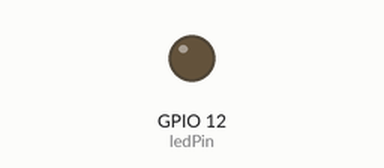
Simulated run of this sketch. Board: ESP32. Shown: output pins drawn as LEDs (lit = HIGH).

Above: at 0.15 s.
At 39.84 s:
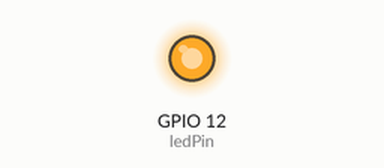
Timing chart, 0 to 40.0 s (numbered marks = the images above):
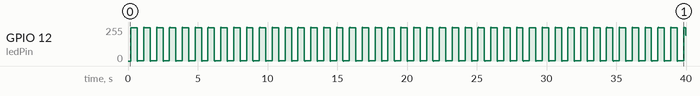

The sketch:

PWM.ino
```cpp
const int ledPin =12;

const int freq = 1000;
const int ledChannel = 1;
const int resolution = 8;
const int d = 5;
const float asc[45] =
{0.035, 0.07, 0.105, 0.139, 0.174
,0.208, 0.249, 0.276, 0.309, 0,342
,0.375, 0.407, 0.438, 0.469, 0.5
,0.53, 0.559, 0.588, 0.616, 0.643
,0.669, 0.695, 0.719, 0.735, 0.766
,0.788, 0.809, 0.829, 0.848, 0.866
,0.883, 0.899, 0.914, 0.927, 0.94
,0.951, 0.961, 0.97, 0.978, 0.985
,0.99, 0.995, 0.998, 0.999};

void setup(){
  ledcSetup(ledChannel, freq, resolution);

  ledcAttachPin(ledPin, ledChannel);
}


void loop(){
  ledcWrite(ledChannel, 127);
  delay(d);
  for (int posi = 0; posi <= 44; posi++){
    // 127 to 255
    ledcWrite(ledChannel, 127*(1+asc[posi]));
    delay(d);
  }
  ledcWrite(ledChannel, 255);
  delay(d);
  for (int posi = 44; posi >= 0; posi--){
    // 255 to 127
    ledcWrite(ledChannel, 127*(1+asc[posi]));
    delay(d);
  }
  ledcWrite(ledChannel, 127);
  delay(d);
  for (int posi = 0; posi <= 44; posi++){
    // 127 to 0
    ledcWrite(ledChannel, 127*(1-asc[posi]));
    delay(d);
  }
  ledcWrite(ledChannel, 0);
  delay(d);
  for (int posi = 44; posi >= 0; posi--){
    // 0 to 127
    ledcWrite(ledChannel, 127*(1-asc[posi]));
    delay(d);
  }
  /*
  for (int dutyCycle = 0; dutyCycle <= 255; dutyCycle++){
    ledcWrite(ledChannel, dutyCycle);
    delay(5);
  }
  for (int dutyCycle = 255; dutyCycle >= 0; dutyCycle--){
    ledcWrite(ledChannel, dutyCycle);
    delay(5);
  }
  */


}
```
